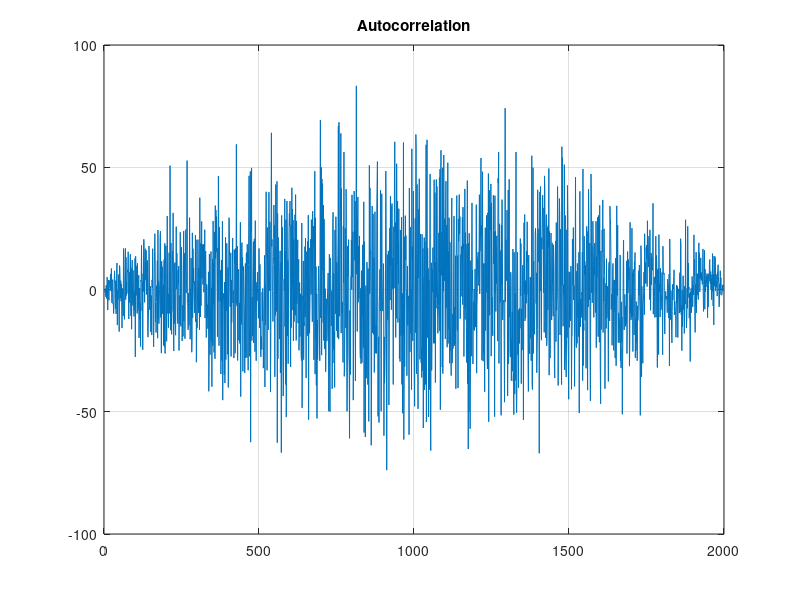
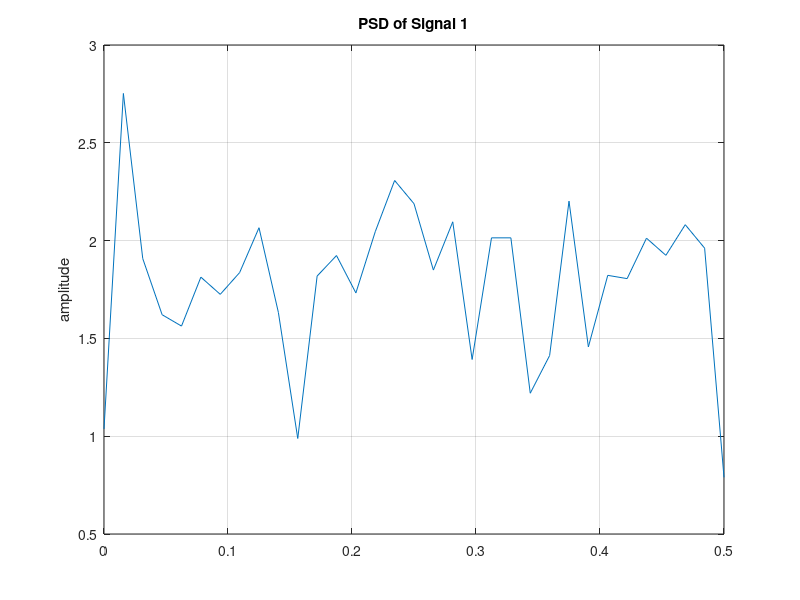
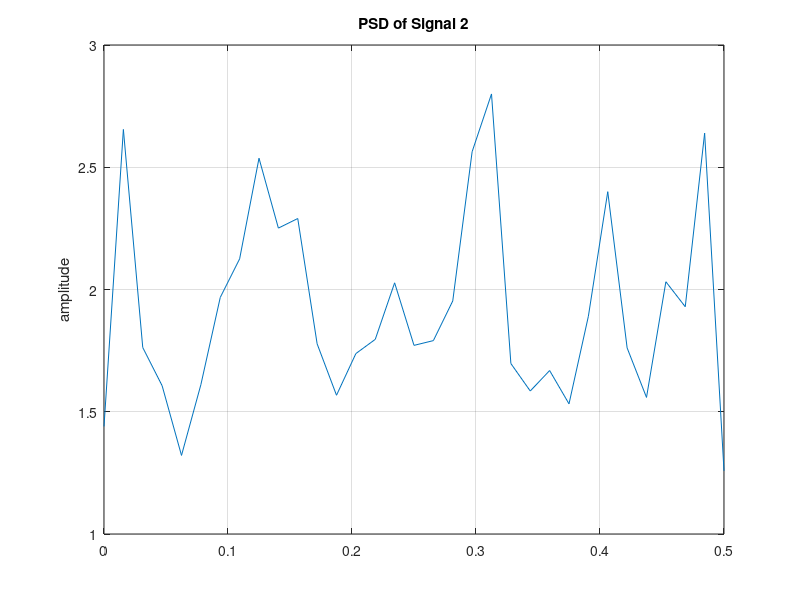

Write the MATLAB code that produced these figures, in order.
rng(42); 
s1 = randn(1, 1000); 
s2 = randn(1, 1000);

% Autocorrelation
figure; plot(xcorr(s1, s2)); title('Autocorrelation'); grid on;

% Power Spectral Density
figure; pwelch(s1, [], [], [], 1); title('PSD of Signal 1'); grid on;
figure; pwelch(s2, [], [], [], 1); title('PSD of Signal 2'); grid on;
